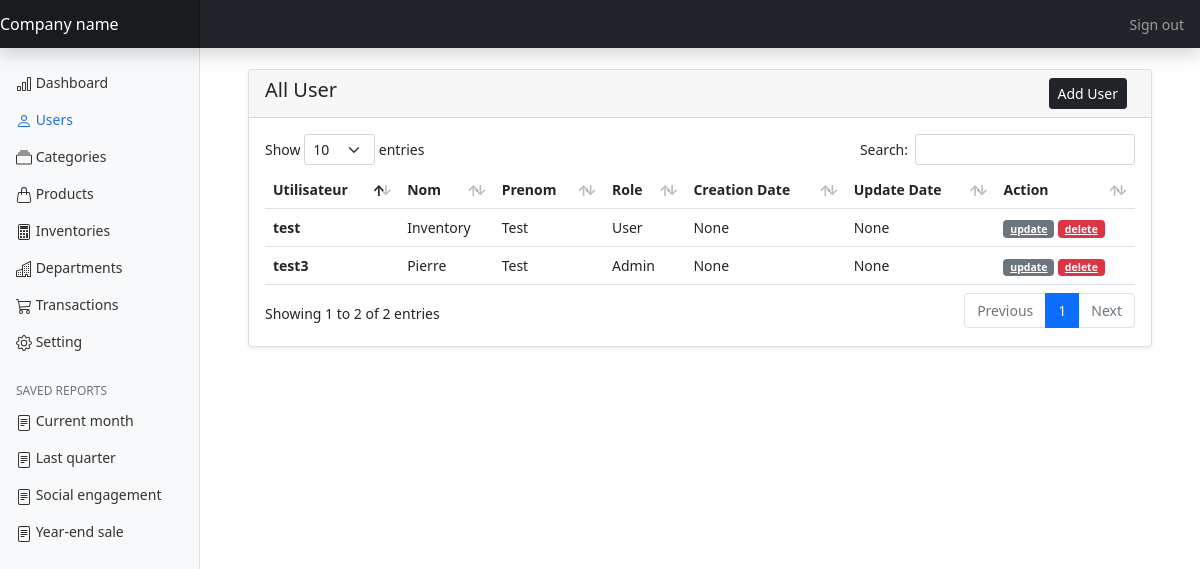
The app's page /auth/users (signed in) with its own data.
### app/models/user.py (models this page shows, shortened)
class User(UserMixin, db.Model):
    __tablename__ = 'users'
    id = db.Column(db.Integer, primary_key=True)
    username = db.Column(db.String(64), unique=True, index=True)
    nom = db.Column(db.String(64))
    prenom = db.Column(db.String(64))
    password_hash = db.Column(db.String(128))
    role_id = db.Column(db.Integer, db.ForeignKey('roles.id'))
    creation_date = db.Column(db.DateTime)
    update_date = db.Column(db.DateTime)
    transactions = db.relationship(
        'Transaction', backref='user', lazy='dynamic')
    @property
    def password(self):
        raise AttributeError('password is not a readable attribute')

### app/models/role.py (models this page shows, shortened)
class Role(db.Model):
    __tablename__ = 'roles'
    id = db.Column(db.Integer, primary_key=True)
    name = db.Column(db.String, unique=True)
    permissions = db.Column(db.Integer)
    default = db.Column(db.Boolean, default=False, index=True)
    users = db.relationship('User', backref='role', lazy='dynamic')

### app/controllers/auth.py (the view)
@auth_blueprint.route('/users', methods=['GET', 'POST'])
@login_required
def display_users():
    form = RegistrationForm()
    all_users = User.query.all()
    return render_template('register.html', form=form, all_users=all_users)

### app/forms/authForm.py (shortened to what this page needs)
class RegistrationForm(FlaskForm):
    username = StringField('Username', validators=[DataRequired(), Length(1, 64), Regexp('^[A-Za-z][A-Za-z0-9_.]', flags=0, message='Usernames must have only letters, numbers, dots or \
               underscores')])
    nom = StringField('Last name', validators=[DataRequired(), Length(1, 64)])
    prenom = StringField('First name', validators=[
                         DataRequired(), Length(1, 64)])
    user_role = SelectField('Role',  choices=[
                            'Admin', 'Advence', 'Moderate', 'User'])
    password = PasswordField('Password', validators=[DataRequired(), EqualTo(
        'password_2', message='Passwords must match.')])
    password_2 = PasswordField('Confirm Password', validators=[DataRequired()])
    submit = SubmitField('Register')

### app/controllers/auth.py (called while the page is built)
@auth_blueprint.app_context_processor
def inject_permissions():
    return dict(Permission=Permission)

### app/models/user.py (called while the page is built)
@login_manager.user_loader
def load_user(user_id):
    return User.query.get(int(user_id))

### app/templates/auth/register.html (shortened to what this page needs)
{% extends "base.html" %}
{% block page_content %}
<br>
<div class="row">
    <div class="col-md-12">
        <div class="card shadow-sm">
            <div class="card-header">
                <h5 style="display: inline;">All User</h5>
                <span type="button" class="btn btn-dark me-md-2 btn-sm float-end" data-bs-toggle="modal"
                    data-bs-target="#userRegisterModal" style="display: inline;">
                    Add User
                </span>
            </div>
            <div class="card-body">
                <table id="myTable" class="table" >
                    <thead>
                        <tr>
                            <th>Utilisateur</th>
                            <th>Nom</th>
                            <th>Prenom</th>
                            <th>Role</th>
                            <th>Creation Date</th>
                            <th>Update Date</th>
                            <th>Action</th>
                        </tr>
                    </thead>
                    <tbody>
                        {% for user in all_users %}
                        <tr>
                            <th scope="row">{{ user.username }}</th>
                            <td class="text-capitalize">{{ user.nom }}</td>
                            <td class="text-capitalize">{{ user.prenom }}</td>
                            <td class="text-capitalize">{{user.role.name}}</td>
                            <td>{{ user.creation_date }}</td>
                            <td>{{ user.update_date }}</td>
                            <td>
                                <a href="{{url_for('auth.update_user',id=user.id)}}" class="badge bg-secondary" >
                                    update</a>
                                <a href="{{   url_for('auth.delete_user',id=user.id ) }}"
                                    class="badge bg-danger btn-delete">delete</a>
                            </td>
                        </tr>
                        {% endfor %}
                    </tbody>
                </table>
            </div>
        </div>
    </div>
</div>
{% endblock %}

### app/static/css/dashboard.css (style rules this page uses)
body { font-size: .875rem; }

### records on screen
User: username "test", nom "Inventory", prenom "Test", role.name "User", creation_date "None", update_date "None"
User: username "test3", nom "Pierre", prenom "Test", role.name "Admin", creation_date "None", update_date "None"
